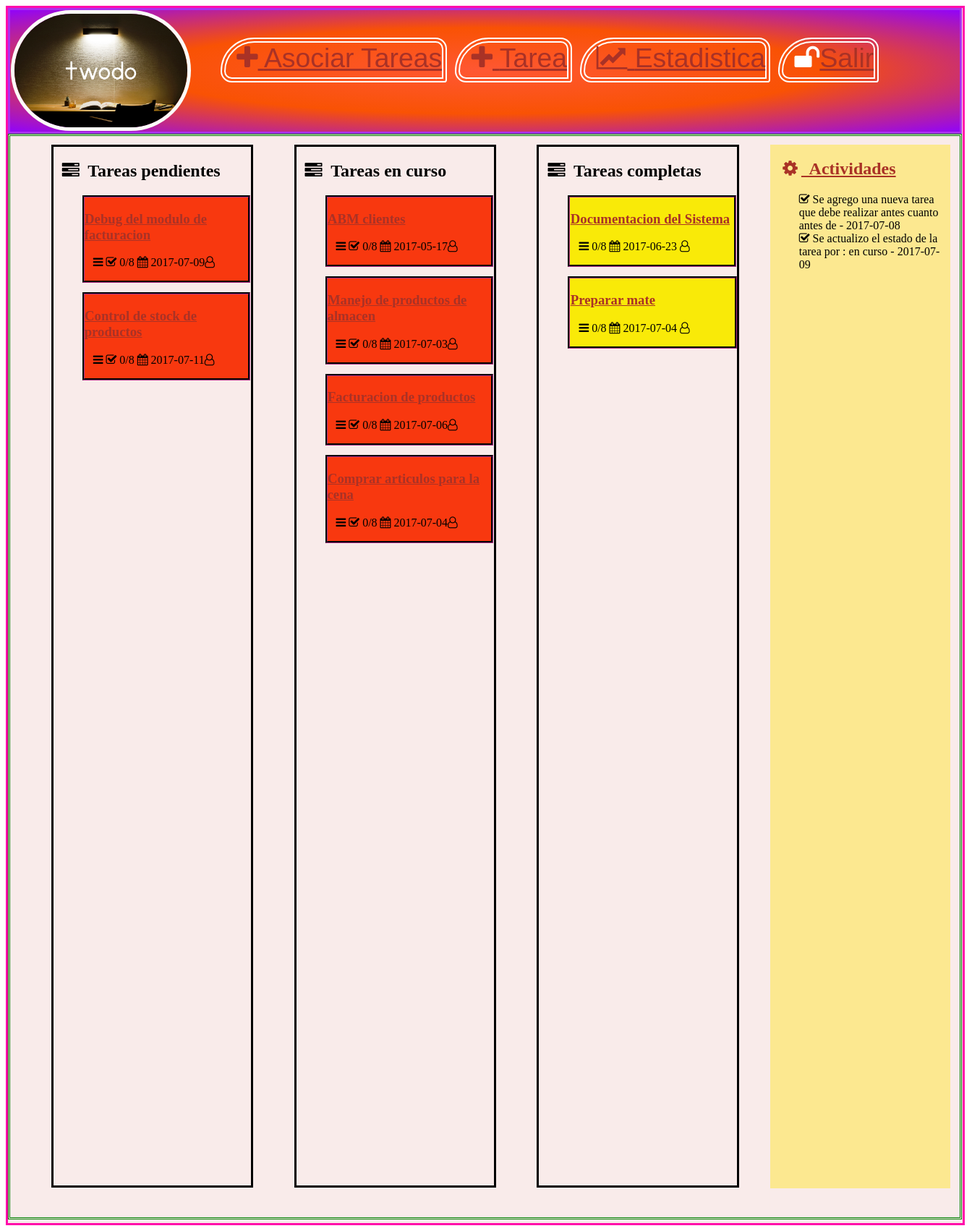
Page /views/main.php (signed in) on the committed database.
### tables this page shows
CREATE TABLE `tarea_users` (
  `id_tuser` int(11) NOT NULL,
  `id_usuario` int(11) NOT NULL,
  `id_tarea` int(11) NOT NULL
);

CREATE TABLE `tarea` (
  `id_tarea` int(11) NOT NULL,
  `nombre` varchar(50) NOT NULL,
  `fecha_inicio` date NOT NULL,
  `estimacion` float(10,2) DEFAULT NULL,
  `consumo` float(10,2) DEFAULT NULL,
  `fecha_fin` date NOT NULL,
  `estado` varchar(50) NOT NULL,
  `descripcion` varchar(160) NOT NULL
);

CREATE TABLE `actividades` (
  `id_actividades` int(11) NOT NULL,
  `detalle` varchar(400) NOT NULL,
  `fecha_realizado` date NOT NULL,
  `id_usuario` int(11) NOT NULL,
  `id_tarea` int(11) NOT NULL
);

### controllers/main.php (called while the page is built, shortened)
<?php
    include ('../conexion.php');
    include ('../model/modelo.php');
    $user_id= $_SESSION['user_id'];
    $fch_act=date("y-m-d");
    $query1=chequearTareasParaUsuario($con, $user_id, 'pendiente');
    $query2=chequearTareasParaUsuario($con, $user_id, 'en curso');
    $query3=chequearTareasParaUsuario($con, $user_id, 'completo');
    $actividades=obtenerHistorialDeActividades($con, $user_id);
?>

### model/modelo.php (called while the page is built, shortened)
<?php
    function chequearTareasParaUsuario($con, $user_id, $estado){
        $sql="SELECT * FROM tarea as t
              inner join tarea_users as tu on t.id_tarea = tu.id_tarea
              where tu.id_usuario = '".$user_id."' and estado = '".$estado."'";
        $querys = $con->query($sql);
        return $querys;
    }
    function obtenerHistorialDeActividades($con, $user_id){
       $sql6="select * from actividades where id_usuario = '".$user_id."' order by fecha_realizado asc LIMIT 0, 5";
       $q6 = $con->query($sql6);
       return $q6;
    }
?>

### views/main.php (the view, shortened to what this page needs)
<?php
    include("../controllers/main.php");
    include("header_user.php");
?>
        <div id="cont_general">
            <div id="cuerpo">
                <div id="item-pendientes"><h2><i class="fa fa-tasks" aria-hidden="true"></i>&nbsp; <b>Tareas pendientes</b></h2>
                    <ul>
                        <?php if ($query1->num_rows > 0 ){
                            while ($r1=$query1->fetch_array()):
                        ?>
                        <li>
                            <?php
                                  if ($r1["fecha_fin"] <= $fch_act || $r1["estado"] != 'completo'){ ?>
                                       <div class="tarea_vencida">
                            <?php } ?>
                                <h3><a href="tarea.php?id=<?php echo $r1["id_tarea"];?>" > <?php echo $r1["nombre"]; ?> </a></h3>
                                <p><i class="fa fa-bars" aria-hidden="true"></i> <i class="fa fa-check-square-o" aria-hidden="true"></i> 0/8 <i class="fa fa-calendar" aria-hidden="true"></i> <?php echo $r1["fecha_fin"]; ?><i class="fa fa-user-o" aria-hidden="true"></i></p>
                                </li>
                        <?php endwhile;
                            }else{
                               echo 'No hay resultados a mostrar';
                            }
                        ?>
                    </ul>
                </div>
                <div id="item-encurso"><h2><i class="fa fa-tasks" aria-hidden="true"></i>&nbsp; <b>Tareas en curso</b></h2>
                   <ul>
                            <?php if ($query2->num_rows > 0 ){
                            while ($r2=$query2->fetch_array()):
                            ?>
                        <li>
                        <?php
                                      if ($r2["fecha_fin"] <= $fch_act || $r2["estado"] != 'completo'){ ?>
                                           <div class="tarea_vencida">
                                <?php } ?>
                                    <h3><a href="tarea.php?id=<?= $r2["id_tarea"];?>" ><?php echo $r2["nombre"]; ?> </a></h3>
                                    <p><i class="fa fa-bars" aria-hidden="true"></i> <i class="fa fa-check-square-o" aria-hidden="true"></i> 0/8 <i class="fa fa-calendar" aria-hidden="true"></i> <?php echo $r2["fecha_fin"]; ?><i class="fa fa-user-o" aria-hidden="true"></i></p>
                                </div>
                            </li>
                            <?php endwhile;
                                }else{
                                    echo 'No hay resultados a mostrar';
                                }
                            ?>
                   </ul>
                </div>
                <div id="item-completas"><h2><i class="fa fa-tasks" aria-hidden="true"></i>&nbsp; <b>Tareas completas</b></h2>
                   <ul>
                       <li>
                           <?php if ($query3->num_rows > 0 ){
                            while ($r3=$query3->fetch_array()):
                                  if (($r3["fecha_fin"] <= $fch_act || $r3["estado"] != 'completo')){ ?>
                                       <div class="tarea_vencida">
                            <?php }else{
                                    if ($r3["fecha_fin"] >= $fch_act && $r3["fecha_inicio"] > $fch_act || $r3["estado"] != 'completo'){ ?>
                                      <div class="tarea_a_vencer">
                               <?php }
                                  } ?>
                                <h3><a href="tarea.php?id=<?= $r3["id_tarea"];?>"> <?php echo $r3["nombre"]; ?> </a></h3>
                                <p><i class="fa fa-bars" aria-hidden="true"></i> </i> 0/8 <i class="fa fa-calendar" aria-hidden="true"></i> <?php echo $r3["fecha_fin"]; ?> <i class="fa fa-user-o" aria-hidden="true"></i></p>
                            </li>
                        <?php endwhile;
                           }else{
                               echo 'No hay resultados a mostrar';
                           }
                        ?>
                   </ul>
                </div>
            </div>
            <div id="actividades">
                <div id="menu-item"><h2><a class="list-group-item" href="#"><i class="fa fa-cog fa-fw" aria-hidden="true"></i>&nbsp; Actividades</a></h2>
                    <ul class="estados_checklist">
                    <?php if ($actividades->num_rows > 0 ){
                            while ($r4=$actividades->fetch_array()):
                        ?>
                            <li><i class="fa fa-check-square-o" aria-hidden="true"></i> <?php echo $r4["detalle"]; ?> - <?php echo $r4["fecha_realizado"] ?> </li>
                        <?php
                            endwhile;
                         }else{
                             ?>
                               <li><?php echo 'No hay resultados a mostrar'; ?> </li>
                        <?php }
                        ?>
                    </ul>
                </div>
            </div>
        </div>
    </div>
</body>
</html>

### views/header_user.php (shortened to what this page needs)
<!DOCTYPE html>
<head>
    <link rel="stylesheet" href="../css/estilo.css">
    <link rel="stylesheet" href="../font-awesome-4.7.0/css/font-awesome.min.css">
</head>
<body>
    <div id="contenedor">
        <div id="encabezado">
            <div id="logo"><a href="main.php" ><img src="../images/twodo.png" alt="Logo del sitio" height="80%" width="35%" /></a></div>
            <div id="menu">
                <ul class="rss">
                    <li><a href="asociar_usuario_a_tarea.php"><i class="fa fa-plus" aria-hidden="true"></i> Asociar tareas</a></li>
                    <li><a href="registrar_tarea.php"> <i class="fa fa-plus" aria-hidden="true"></i> Tarea </a></li>
                    <li><a href="estadistica_tarea.php" ><i class="fa fa-line-chart" aria-hidden="true"></i> Estadistica</a></li>
                    <li><i class="fa fa-unlock" aria-hidden="true"></i><a href="../controllers/desconectar.php">Salir</a></li>
                </ul>
            </div>
        </div>

### css/estilo.css (style rules this page uses)
#contenedor { height:1680px; width:1320px; border-color:#FF09AA; border-style:solid; background-color:#F9EBEA; }
ul li { list-style: none; margin-top:0.3px; margin-right:0.8px; }
h1,h4, a, input { margin-left:0.4px; }
a:link, a:visited { color: #A93226; text-decoration: underline; cursor: auto; }
a { color: ##A93226; }
#encabezado { background: -webkit-radial-gradient(#FF5733, #F95204, #9104F9); background: -o-radial-gradient(#FF5733, #F95204, #9104F9); background: -moz-radial-gradient(#FF5733, #F95204, #9104F9); background: radial-gradient(#FF5733, #F95204, #9104F9); text-align: center; text-transform: capitalize; border-color:#AA30EE; border-style:solid; height:10%; width:99.5%; }
#logo { color: blue; text-align: center; float:left; height:98.5%; width:19.1%; }
#logo img { height:95%; width:95%; border-radius: 160px; -webkit-border-radius: 160px; -moz-border-radius: 160px; no-repeat; border:5px solid #FCFCF9; }
#menu { font-family: Arial; font-size: 28pt; color: white; text-align: center; float:left; height:99.9%; width:80.8%; }
#menu ul { clear: both; float: left; list-style: none; margin-right:2px; }
.rss li { display:inline-block; list-style-type: none; padding: 0 0 5px 15px; border-radius:60px 20px 5px; border: white 7px double; }
#cont_general { border-color:green; border-style:double; width:99.5%; height:89%; clear:both; }
#cont_general p, textarea, h2 { margin-left:12px; }
#actividades { background-color:#FCE890; width:19%; height:96.5%; float:left; margin-top:12px; }
#cuerpo { width:80%; height:98%; float:left; }
#item-pendientes, #item-completas, #item-encurso { width:26%; height:98%; float:left; border-color:#yellow; border-style:solid; margin-left:1.5cm; margin-top:12px; }
.tarea_detalle, .tarea_vencida, .tarea_a_vencer { border-color:#581845; border-style:groove; margin-top:13px; }
.tarea_vencida { background-color:#F8380F; }
.tarea_a_vencer { background-color:#F9EA08; }

### rows in the picture
tarea_users: id_tarea.nombre "Debug del modulo de facturacion", id_tarea.fecha_fin "2017-07-09"
tarea_users: id_tarea.nombre "Control de stock de productos", id_tarea.fecha_fin "2017-07-11"
tarea_users: id_tarea.nombre "ABM clientes", id_tarea.fecha_fin "2017-05-17"
tarea_users: id_tarea.nombre "Manejo de productos de almacen", id_tarea.fecha_fin "2017-07-03"
tarea_users: id_tarea.nombre "Facturacion de productos", id_tarea.fecha_fin "2017-07-06"
tarea_users: id_tarea.nombre "Comprar articulos para la cena", id_tarea.fecha_fin "2017-07-04"
tarea_users: id_tarea.nombre "Documentacion del Sistema", id_tarea.fecha_fin "2017-06-23"
tarea_users: id_tarea.nombre "Preparar mate", id_tarea.fecha_fin "2017-07-04"
actividades: detalle "Se agrego una nueva tarea que debe realizar antes cuanto antes de", fecha_realizado "2017-07-08"
actividades: detalle "Se actualizo el estado de la tarea por : en curso", fecha_realizado "2017-07-09"
